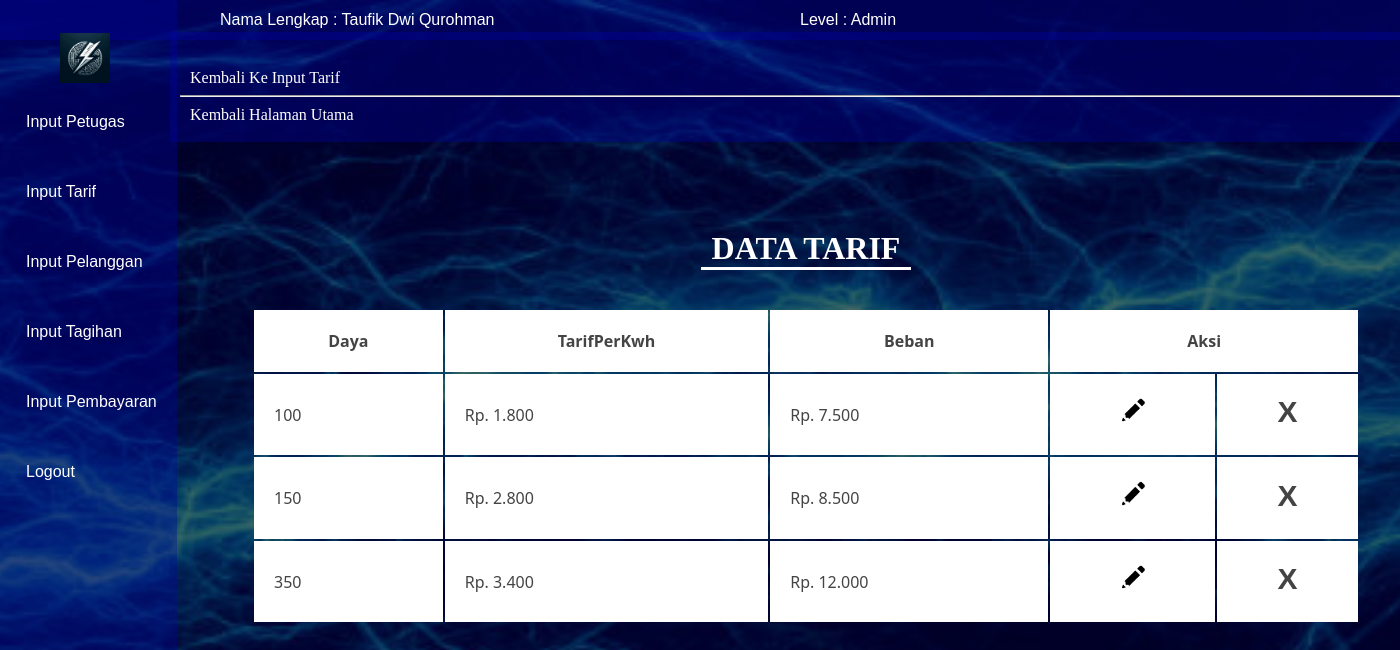
/tarif/tampil-tarif.php (signed in), run on the app's committed database.
### tables this page shows
CREATE TABLE `tbtarif` (
  `KodeTarif` int(11) NOT NULL,
  `Daya` int(11) NOT NULL,
  `TarifPerKwh` int(11) NOT NULL,
  `Beban` int(11) NOT NULL
);

### koneksi.php (called while the page is built, shortened)
<?php
$konek = mysqli_connect('localhost','root','','listrik_taufik');
function query($sql){
    global $konek;
    $query = mysqli_query($konek,$sql);
    return $query;
}
function jadiArray($query){
    $hasil = mysqli_fetch_array($query);
    return $hasil;
}
?>

### tarif/tampil-tarif.php (the view, shortened to what this page needs)
<?php
include '../koneksi.php';
if(isset($_SESSION['Admin']) || isset($_SESSION['Petugas']))
{
?>
<!DOCTYPE html>
<html lang="en">
<head>
    <link rel="stylesheet" href="../style.css">
</head>
<body>
    <?php include "../navbar.php"; ?>
    <div class="container">
        <center>
            <h1>Data Tarif</h1>
            <hr>
        </center>
        <br>
        <table border="1px" width="100%">
            <tr>
                <th>Daya</td>
                <th>TarifPerKwh</td>
                <th>Beban</td>
                <th colspan="2">Aksi</th>
            </tr>
            <?php
                $query = query("select * from tbtarif");
                while($hasil = jadiArray($query))
                {
            ?>
            <tr>
                <td>
                    <?=$hasil['Daya']?>
                </td>
                <td>Rp.
                    <?php
                $beban = $hasil['TarifPerKwh'];
                $tarifformat = number_format($beban,0,'.','.');
                echo $tarifformat;
                ?>
                </td>
                <td>Rp.
                    <?php
                $beban = $hasil['Beban'];
                $bebanformat = number_format($beban,0,'.','.');
                echo $bebanformat;
                ?>
                </td>
                <td align="center">
                    <a href="edit-tarif.php?kode=<?=$hasil['KodeTarif'];?>"><img  width="30px" src="../img/edit.jpg" alt=""></a>
                </td>
                <td align="center">
                    <a onclick="return confirm('yakin hapus ??');" href="hapus-tarif.php?kode=<?=$hasil['KodeTarif'];?>"><span>X</span></a>
                </td>
            </tr>
            <?php
                }
            ?>
        </table>
    </div>
    <div class="navbawah">
        <br>
        <a href="index.php">Kembali Ke Input Tarif</a>
        <hr>
        <a href="../home.php">Kembali Halaman Utama</a>
    </div>
</body>
</html>
<?php
    }
else
{
    echo"<script>
    alert('Anda Tidak Boleh Masuk');
    location.href='../home.php';
    </script>";
}
?>

### style.css (style rules this page uses)
* { margin: 0; padding: 0; }
body { background: linear-gradient(rgba(0, 0, 0, 0.6), rgba(0, 0, 0, 0.6)), url('img/bg2.jpg'); background-position: center; background-repeat: no-repeat; overflow-x: hidden; background-size: 1900px 1200px; background-attachment: fixed; }
.container { position: absolute; top: 230px; right: 20px; width: 82%; z-index: -9; }
.container h1 { color: rgb(255, 255, 255); font-family: 'Franklin Gothic'; position: relative; text-transform: uppercase; }
.container hr { width: 210px; text-align: center; border: none; border-bottom: 3px solid rgb(255, 255, 255); }
.container table { border: none; padding: 20px; }
.container table tr { width: 80%; background: #fff; border: none; }
.container table tr td { background: #fff; border: none; padding: 20px; font-family: Segoe UI; color: #444; }
.container table tr th { border: none; padding: 20px; font-family: Segoe UI; color: #444; }
.container table tr td a { color: #444; text-decoration: none; display: inline-block; line-height: 30px; }
.navbawah { position: absolute; top: 4%; left: 170px; width: 100%; background: #0104ad56; padding: 10px; z-index: -999; }
.navbawah a { width: 100px; color: #fff; line-height: 35px; padding: 10px; text-decoration: none; transition: .5s; }
span { font-size: 30px; font-family: Arial; font-weight: bolder; }
td a { border-bottom: 1px solid #fff; transition: .5s; }

### data on the page
tbtarif: Daya "100", TarifPerKwh "1.800", Beban "7.500"
tbtarif: Daya "150", TarifPerKwh "2.800", Beban "8.500"
tbtarif: Daya "350", TarifPerKwh "3.400", Beban "12.000"

### other printed values
$_SESSION['NamaLengkap'] "Taufik Dwi Qurohman"
